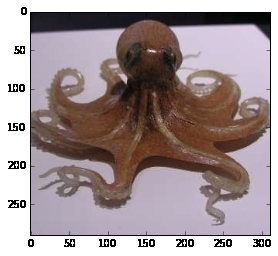
#> input picture oct_output_2_0.png, 278 x 256 px
$ python SIFTdetection.py
#> lines starting #> are read from the running program, lines starting #| are printed output that depends on the picture
import numpy as np
import cv2
from matplotlib import pyplot as plt

img1 = cv2.imread("oct_output_2_0.png")         # queryImage
#> img1 is the input picture: shape (256, 278, 3); mean B, G, R 148, 146.4, 160.4
img2 = cv2.imread("oct_output_3_0.png") # trainImage
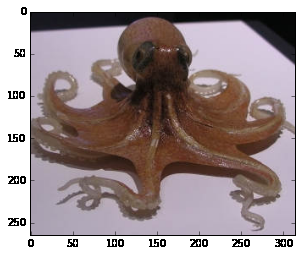
#> input picture oct_output_3_0.png, 301 x 256 px
#> img2 is the input picture: shape (256, 301, 3); mean B, G, R 142.7, 141.7, 156
def match(img1,img2,threshold):
#> called with threshold = 100
    sift = cv2.xfeatures2d.SIFT_create()
    kp1, des1 = sift.detectAndCompute(img1,None)
#> kp1 = 341 keypoints; strongest (x, y, size): (9, 85, 2), (9, 124, 2), (139, 240, 2), (100, 240, 2)
    kp2, des2 = sift.detectAndCompute(img2,None)
#> kp2 = 360 keypoints; strongest (x, y, size): (9, 92, 2), (9, 135, 2), (150, 240, 2), (108, 240, 2)
    # FLANN parameters
    FLANN_INDEX_KDTREE = 1
    index_params = dict(algorithm = FLANN_INDEX_KDTREE, trees = 5)
    search_params = dict(checks=50)   # or pass empty dictionary
    flann = cv2.FlannBasedMatcher(index_params,search_params)
    matches = flann.knnMatch(des1,des2,k=2)
#> matches = 341 matches
    if len(matches)>threshold:

        matchesMask = [[0,0] for i in range(len(matches))]
#> matchesMask = 341 pairs, first value 0 to 0, second value 0 to 0
        # ratio test as per Lowe's paper
        for i,(m,n) in enumerate(matches):
            if m.distance < 0.7*n.distance:
                matchesMask[i]=[1,0]
#> after the loop, matchesMask = 341 pairs, first value 0 to 1, second value 0 to 0
        draw_params = dict(matchColor = (0,255,0),
                           singlePointColor = (255,0,0),
                           matchesMask = matchesMask,
                           flags = 0)
#> draw_params = 4 items
        img3 = cv2.drawMatchesKnn(img1,kp1,img2,kp2,matches,None,**draw_params)
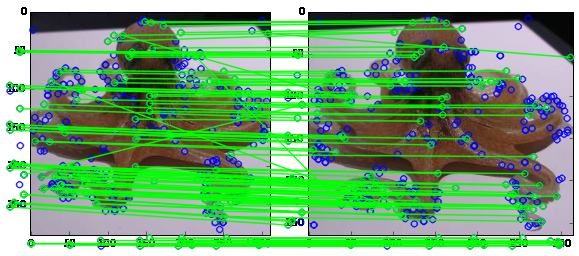
#> img3: shape (256, 579, 3); mean B, G, R 115.3, 167.3, 112.9
        plt.imshow(img3,),plt.show()

    else:
        print ('not enough')

    return;

match(img1,img2,100);
match(img1,img2,1000);
